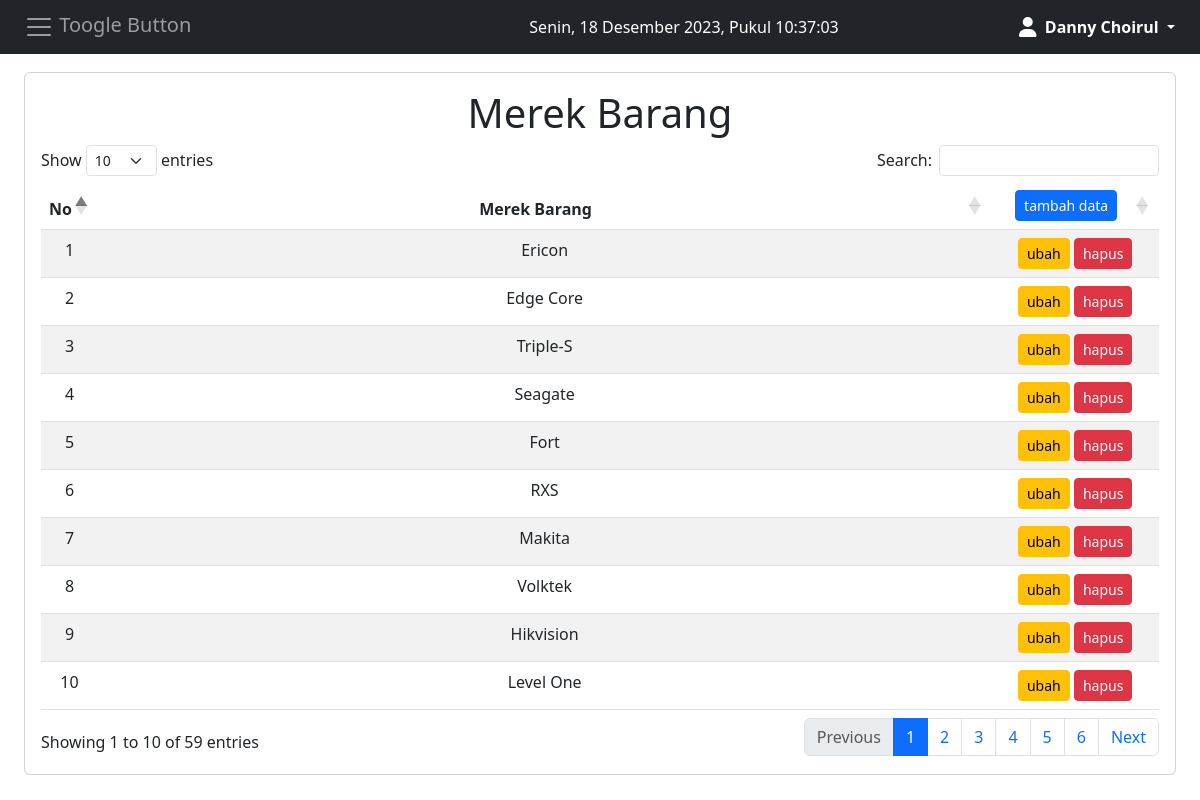
Page /merek/index.php (signed in) on the committed database.
### tables this page shows
CREATE TABLE `merek_barang`  (
  `id_merek_barang` varchar(255) NOT NULL,
  `nama_merek_barang` varchar(255) NULL DEFAULT NULL,
  PRIMARY KEY (`id_merek_barang`) USING BTREE,
  INDEX `nama_merek_barang`(`nama_merek_barang`) USING BTREE
);

### koneksi.php (called while the page is built)
<?php
$db = mysqli_connect("localhost", "root", "", "pendataan");
function query($query)
{
    global $db;
    $result = mysqli_query($db, $query);
    $rows = [];
    while ($row = mysqli_fetch_assoc($result)) {
        $rows[] = $row;
    }
    return $rows;
}

### merek/index.php (the view, shortened to what this page needs)
<?php
require '../header.php';
$merek_barang = query("SELECT * FROM merek_barang ORDER BY id_merek_barang Asc");
?>
<body>
  <div class="p-4" id="main-content">
    <div class="card mt-5">
      <div class="card-body">
        <h1 style="text-align:center">Merek Barang</h1>
        <table class="table table-striped" id="datatable">
          <thead>
            <tr style="text-align:center">
              <th width="5%" style="text-align:center">No</th>
              <th style="text-align:center">Merek Barang</th>
              <th width="15%" style="text-align:center">
                <a class="btn btn-sm btn-primary" href="tambah.php" role="button">tambah data</a>
              </th>
            </tr>
          </thead>
          <tbody>
            <?php $no = 1; ?>
            <?php foreach ($merek_barang as $row) : ?>
              <tr>
                <td width="5%" style="text-align: center;" scope="row"><?= $no; ?></td>
                <td style="text-align: center;"><?= $row["nama_merek_barang"]; ?></td>
                <td style="text-align: center">
                  <a class="btn btn-sm btn-warning" href="ubah.php?id_merek_barang=<?= $row["id_merek_barang"]; ?>" role="button">ubah</a>
                  <a class="btn btn-sm btn-danger" href="hapus.php?id_merek_barang=<?= $row["id_merek_barang"]; ?>" onclick="return confirm('yakin?');" role="button">hapus</a>
                </td>
              </tr>
            <?php $no++;
            endforeach; ?>
          </tbody>
        </table>
      </div>
    </div>
  </div>
</body>
<?php require '../footer.php'; ?>

### rows in the picture
merek_barang: nama_merek_barang "Ericon"
merek_barang: nama_merek_barang "Edge Core"
merek_barang: nama_merek_barang "Triple-S"
merek_barang: nama_merek_barang "Seagate"
merek_barang: nama_merek_barang "Fort"
merek_barang: nama_merek_barang "RXS"
merek_barang: nama_merek_barang "Makita"
merek_barang: nama_merek_barang "Volktek"
merek_barang: nama_merek_barang "Hikvision"
merek_barang: nama_merek_barang "Level One"

### other values in the picture
$_SESSION["nama_pengguna"] "Danny Choirul"
